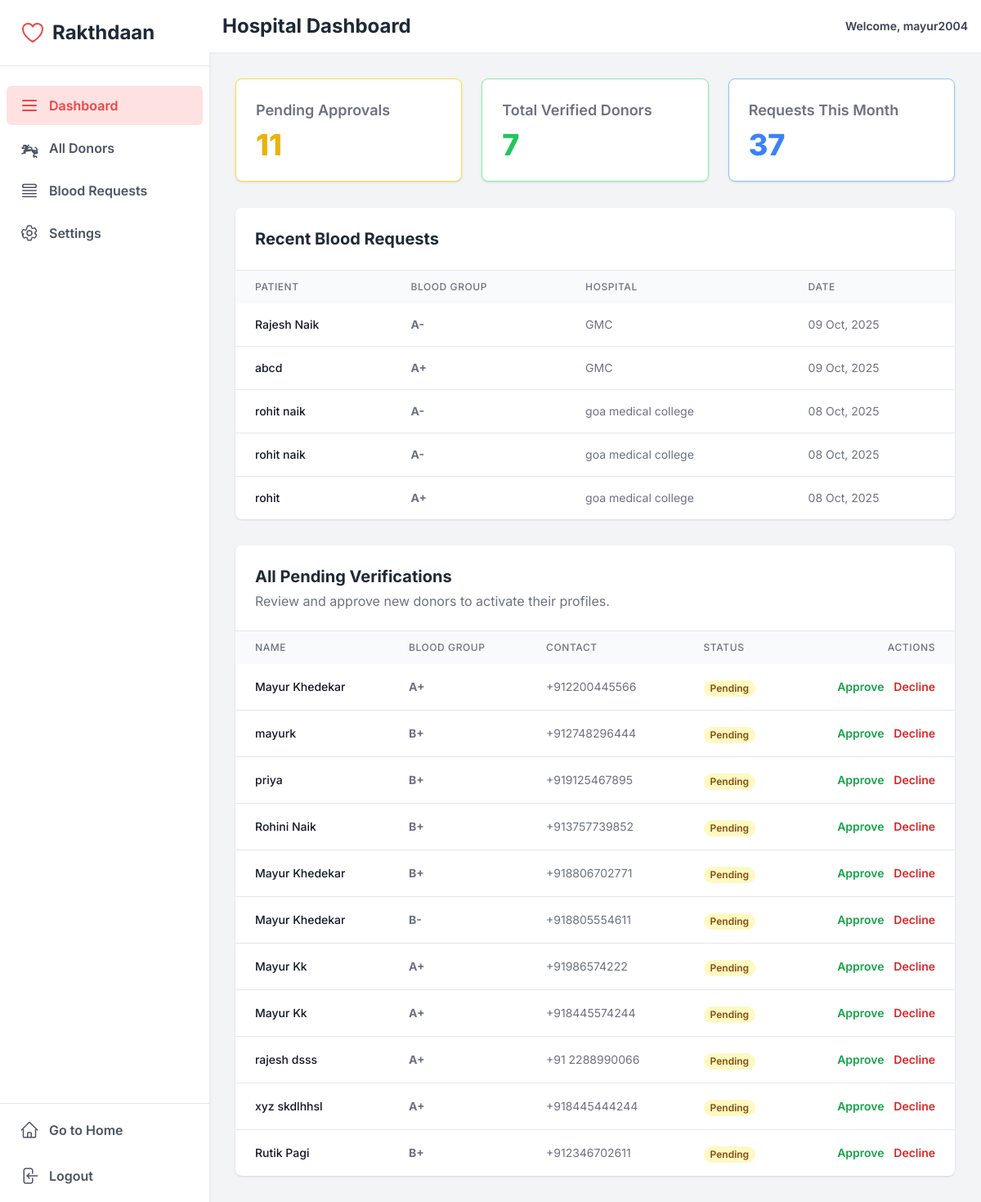
Page /admin-dashboard/ (signed in) on the earlier database version.
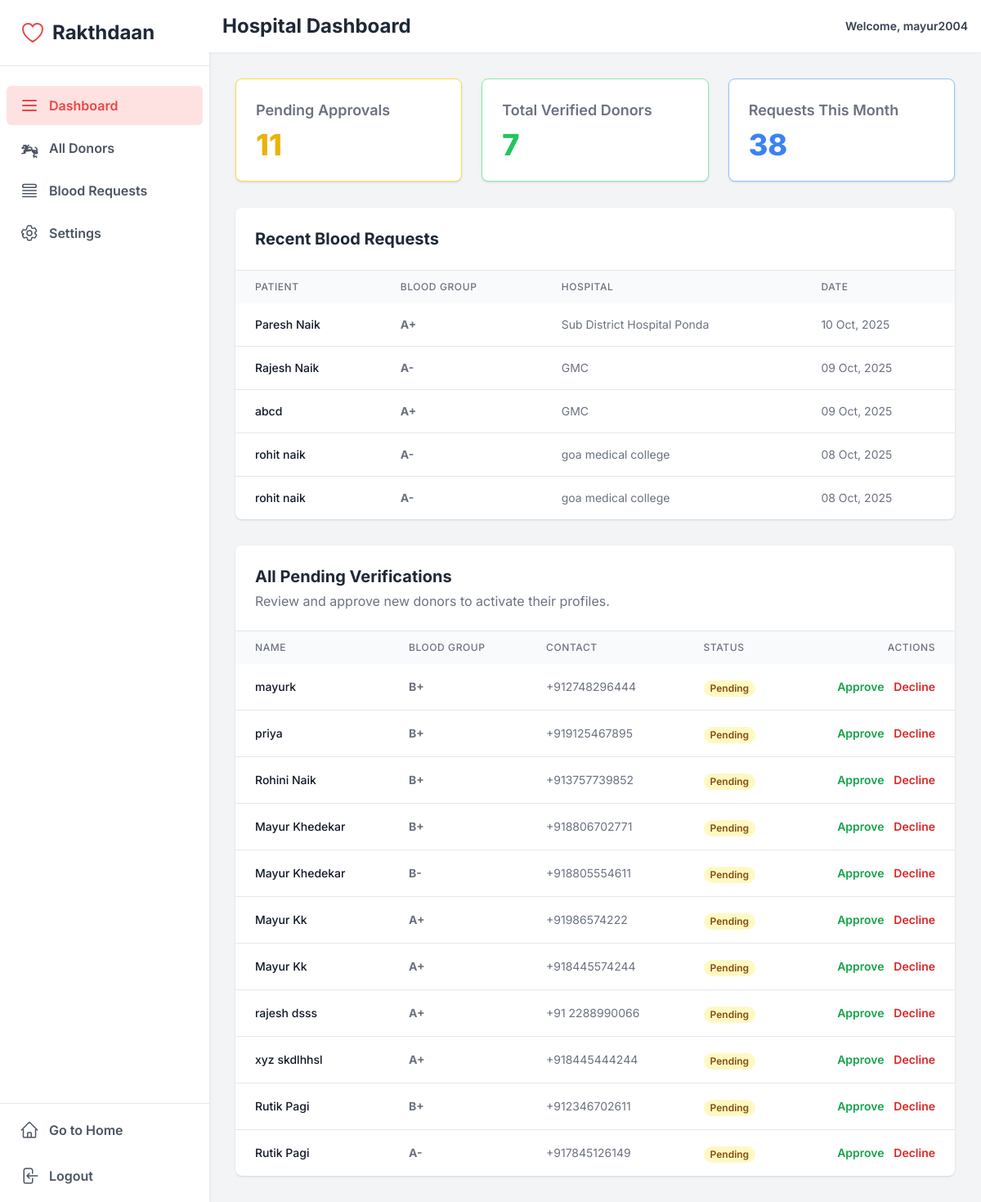
Same page on the later database version.
### home/models.py (models this page shows)
class Request_Blood(models.Model):
    patient_name = models.CharField(max_length=100, null=False, blank=False)
    blood_group = models.CharField(
        max_length=3, choices=BloodGroup.choices, null=False, blank=False)
    contact_number = models.CharField(max_length=10, null=False, blank=False)
    hospital_name = models.CharField(max_length=100, null=False, blank=False)
    created_at = models.DateTimeField(auto_now_add=True)

### donors/models.py (models this page shows, shortened)
class Donor(models.Model):
    user = models.OneToOneField(User, on_delete=models.CASCADE, null=True, blank=True)
    name = models.CharField(max_length=100, blank=False)
    age = models.IntegerField()
    gender = models.CharField(max_length=10, null=True, blank=True)
    blood_group = models.CharField(max_length=3, choices=BloodGroup.choices, blank=False, null=False)
    phone_number = PhoneNumberField(region="IN", null=True, blank=True, unique=True)
    email = models.EmailField(unique=True, blank=True, null=True)
    address = models.TextField(blank=True, null=True)
    last_donation_date = models.DateField(blank=True, null=True)
    is_active = models.BooleanField(default=True)
    is_verified = models.BooleanField(default=False)
    created_at = models.DateTimeField(auto_now_add=True)

### adminpanel/views.py (the view, shortened to what this page needs)
# urls.py: path('admin-dashboard/', admin_dashboard_view, name='admin_dashboard'),
@login_required
def admin_dashboard_view(request, donor_id=None, action=None):
    if not request.user.is_staff:
        messages.error(request, "You Do not have access to this page. Plz Contact Admin.")
        return redirect('/')
    if donor_id and action == "approve":
        donor = get_object_or_404(Donor, id=donor_id)
        donor.is_verified=True
        donor.save()
        messages.success(request, f"Donor '{donor.name}' has been successfully approved.")
        return redirect('admin_dashboard')
    pending_donors = Donor.objects.filter(is_verified=False)
    pending_donors_count = pending_donors.count()
    verified_donors_count = Donor.objects.filter(is_verified=True).count()
    day_30_days_ago = timezone.now()-datetime.timedelta(days=30)
    this_month_req_count = Request_Blood.objects.filter(created_at__gte=day_30_days_ago).count()
    latest_blood_requests = Request_Blood.objects.all().order_by('-created_at')[:5]
    context = {
        'pending_donors': pending_donors,
        'pending_donors_count': pending_donors_count,
        'verified_donors_count': verified_donors_count,
        'this_month_req_count': this_month_req_count,
        'latest_blood_requests': latest_blood_requests,
    }
    return render(request, "hospital_admin.html" , context)

### adminpanel/templates/hospital_admin.html (shortened to what this page needs)
{% extends "base.html" %}
{% block start %}
<div>
    <script src="https://cdn.tailwindcss.com"></script>
    <div class="h-screen flex overflow-hidden bg-gray-100">
        <aside class="w-64 bg-white shadow-md hidden md:flex flex-col flex-shrink-0">
            <div class="p-6 flex items-center space-x-2 border-b">
                <h1 class="text-2xl font-bold text-gray-800">Rakthdaan</h1>
            </div>
            <nav class="mt-6 px-2 space-y-1">
                <a href="{% url 'admin_dashboard' %}" class="sidebar-link active flex items-center px-4 py-3 rounded-md text-base font-semibold">
                    <svg class="w-6 h-6 mr-3" fill="none" stroke="currentColor" viewBox="0 0 24 24" xmlns="http://www.w3.org/2000/svg"><path stroke-linecap="round" stroke-linejoin="round" stroke-width="2" d="M4 6h16M4 12h16M4 18h16"></path></svg>
                    Dashboard
                </a>
                <a href="{% url 'all_donors' %}" class="sidebar-link flex items-center px-4 py-3 rounded-md text-gray-600 text-base font-semibold">
                    All Donors
                </a>
                 <a href="{% url 'show_blood_requests' %}" class="sidebar-link flex items-center px-4 py-3 rounded-md text-gray-600 text-base font-semibold">
                    <svg class="w-6 h-6 mr-3" xmlns="http://www.w3.org/2000/svg" fill="none" viewBox="0 0 24 24" stroke-width="1.5" stroke="currentColor"><path stroke-linecap="round" stroke-linejoin="round" d="M3.75 12h16.5m-16.5 3.75h16.5M3.75 19.5h16.5M5.625 4.5h12.75a1.875 1.875 0 010 3.75H5.625a1.875 1.875 0 010-3.75z" /></svg>
                    Blood Requests
                </a>
                <a href="{% url 'admin_settings' %}" class="sidebar-link flex items-center px-4 py-3 rounded-md text-gray-600 text-base font-semibold">
                    Settings
                </a>
            </nav>
            <div class="mt-auto border-t p-2 space-y-2">
                 <a href="{% url 'home' %}" class="sidebar-link flex items-center px-4 py-3 rounded-md text-gray-600 text-base font-semibold">
                    Go to Home
                </a>
                 <a href="{% url 'logout' %}" class="sidebar-link flex items-center px-4 py-3 rounded-md text-gray-600 text-base font-semibold">
                    Logout
                </a>
            </div>
        </aside>
        <div class="flex-1 flex flex-col overflow-y-auto">
            <header class="bg-white shadow-sm p-4 flex justify-between items-center sticky top-0 z-10">
                <h1 class="text-2xl font-bold text-gray-800">Hospital Dashboard</h1>
                <div class="flex items-center space-x-4">
                    <span class="text-sm font-semibold text-gray-700">Welcome, {{ user.first_name|default:user.username }}</span>
                </div>
            </header>
            <main class="flex-1 p-6 md:p-8">
                <div class="grid grid-cols-1 sm:grid-cols-2 lg:grid-cols-3 gap-6 mb-8">
                    <div class="bg-white p-6 rounded-lg shadow border border-yellow-300">
                        <h3 class="text-lg font-semibold text-gray-500">Pending Approvals</h3>
                        <p class="text-4xl font-extrabold text-yellow-500 mt-2">{{ pending_donors_count }}</p>
                    </div>
                    <div class="bg-white p-6 rounded-lg shadow border border-green-300">
                        <h3 class="text-lg font-semibold text-gray-500">Total Verified Donors</h3>
                        <p class="text-4xl font-extrabold text-green-500 mt-2">{{ verified_donors_count }}</p>
                    </div>
                     <div class="bg-white p-6 rounded-lg shadow border border-blue-300">
                        <h3 class="text-lg font-semibold text-gray-500">Requests This Month</h3>
                        <p class="text-4xl font-extrabold text-blue-500 mt-2">{{ this_month_req_count }}</p>
                    </div>
                </div>
                <div class="bg-white rounded-lg shadow mb-8">
                    <div class="p-6 border-b">
                        <h2 class="text-xl font-bold text-gray-800">Recent Blood Requests</h2>
                    </div>
                    <div class="overflow-x-auto">
                        <table class="w-full">
                            <thead class="bg-gray-50">
                                <tr>
                                    <th class="px-6 py-3 text-left text-xs font-medium text-gray-500 uppercase tracking-wider">Patient</th>
                                    <th class="px-6 py-3 text-left text-xs font-medium text-gray-500 uppercase tracking-wider">Blood Group</th>
                                    <th class="px-6 py-3 text-left text-xs font-medium text-gray-500 uppercase tracking-wider">Hospital</th>
                                    <th class="px-6 py-3 text-left text-xs font-medium text-gray-500 uppercase tracking-wider">Date</th>
                                </tr>
                            </thead>
                            <tbody class="divide-y divide-gray-200">
                                {% for req in latest_blood_requests %}
                                <tr>
                                    <td class="px-6 py-4 whitespace-nowrap text-sm font-medium text-gray-900">{{ req.patient_name }}</td>
                                    <td class="px-6 py-4 whitespace-nowrap text-sm text-gray-500 font-bold">{{ req.blood_group }}</td>
                                    <td class="px-6 py-4 whitespace-nowrap text-sm text-gray-500">{{ req.hospital_name }}</td>
                                    <td class="px-6 py-4 whitespace-nowrap text-sm text-gray-500">{{ req.created_at|date:"d M, Y" }}</td>
                                </tr>
                                {% empty %}
                                <tr>
                                    <td colspan="4" class="px-6 py-12 text-center text-gray-500">No recent blood requests.</td>
                                </tr>
                                {% endfor %}
                            </tbody>
                        </table>
                    </div>
                </div>
                <div class="bg-white rounded-lg shadow overflow-hidden">
                    <div class="p-6 border-b flex justify-between items-center">
                        <div>
                            <h2 class="text-xl font-bold text-gray-800">All Pending Verifications</h2>
                            <p class="text-gray-500 mt-1">Review and approve new donors to activate their profiles.</p>
                        </div>
                    </div>
                    <div class="overflow-x-auto">
                        <table class="w-full">
                            <thead class="bg-gray-50">
                                <tr>
                                    <th class="px-6 py-3 text-left text-xs font-medium text-gray-500 uppercase tracking-wider">Name</th>
                                    <th class="px-6 py-3 text-left text-xs font-medium text-gray-500 uppercase tracking-wider">Blood Group</th>
                                    <th class="px-6 py-3 text-left text-xs font-medium text-gray-500 uppercase tracking-wider">Contact</th>
                                    <th class="px-6 py-3 text-left text-xs font-medium text-gray-500 uppercase tracking-wider">Status</th>
                                    <th class="px-6 py-3 text-right text-xs font-medium text-gray-500 uppercase tracking-wider">Actions</th>
                                </tr>
                            </thead>
                            <tbody class="divide-y divide-gray-200">
                                {% for donor in pending_donors %}
                                <tr>
                                    <td class="px-6 py-4 whitespace-nowrap text-sm font-medium text-gray-900">{{ donor.name }}</td>
                                    <td class="px-6 py-4 whitespace-nowrap text-sm text-gray-500 font-bold">{{ donor.blood_group }}</td>
                                    <td class="px-6 py-4 whitespace-nowrap text-sm text-gray-500">{{ donor.phone_number }}</td>
                                    <td class="px-6 py-4 whitespace-nowrap">
                                        <span class="px-2 inline-flex text-xs leading-5 font-semibold rounded-full bg-yellow-100 text-yellow-800">Pending</span>
                                    </td>
                                    <td class="px-6 py-4 whitespace-nowrap text-right text-sm font-medium space-x-2">
                                        <a href="{% url 'admin_dashboard_action' donor_id=donor.id action='approve' %}" class="text-green-600 hover:text-green-900 font-semibold">Approve</a>
                                        <a href="{% url 'admin_dashboard_action' donor_id=donor.id action='decline' %}" class="text-red-600 hover:text-red-900 font-semibold">Decline</a>
                                    </td>
                                </tr>
                                {% empty %}
                                <tr>
                                    <td colspan="5" class="px-6 py-12 text-center text-gray-500">No new donors are currently pending verification.</td>
                                </tr>
                                {% endfor %}
                            </tbody>
                        </table>
                    </div>
                </div>
            </main>
        </div>
    </div>
</div>
{% endblock %}

### home/templates/base.html (shortened to what this page needs)
<!DOCTYPE html>
<html lang="en">
<head>
</head>
<body>
    {% block start %} {% endblock %}
</body>
</html>

### adminpanel/templates/hospital_admin.html (style rules this page uses)
body { font-family: 'Inter', sans-serif; background-color: #f3f4f6; }
.sidebar-link { transition: all 0.2s ease; }
.sidebar-link:hover, .sidebar-link.active { background-color: #fee2e2; color: #ef4444; }

Differences in the rows shown:
no longer on this page (row unchanged): Request_Blood: patient_name "rohit", blood_group "A+", hospital_name "goa medical college", created_at "08 Oct, 2025"
removed Donor: name "Mayur Khedekar", blood_group "A+", phone_number "+912200445566"
added Request_Blood: patient_name "Paresh Naik", blood_group "A+", hospital_name "Sub District Hospital Ponda", created_at "10 Oct, 2025"
added Donor: name "Rutik Pagi", blood_group "A-", phone_number "+917845126149"
Other differences:
{{ this_month_req_count }}: "37" → "38"
